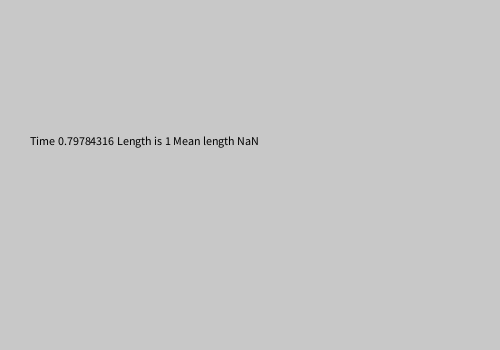
Frame 1 (no input)
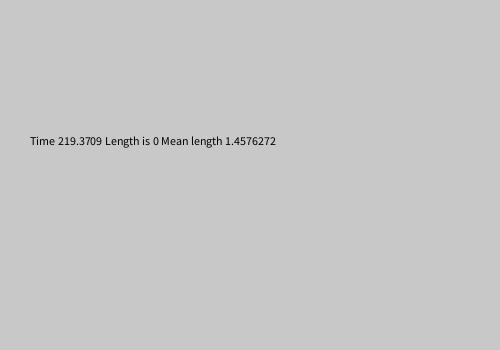
Frame 60 (the mouse pressed at the canvas centre just before this capture)
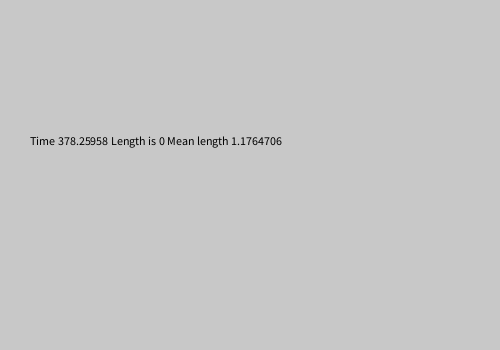
Frame 120 (the mouse held since frame 60 and released just before this capture)

The Processing sketch that drew these frames (run headless with seeded random() and noise(); from frame 60 on, the mouse is pressed at the canvas centre):

// Processing sketch: sketch088
// ── sketch088.pde
float queue[] = new float[200], end=2.0e3;
float miaTime=16.0, msTime=8.0,arrival,departure;
int Nqueue=0, nq;
float qsum=0.0, time=0.0;
void setup ()
{
  size (500, 350);
  fill(0);
  arrival=-miaTime*log(random(1));
  departure = end*2;
}
void draw ()
{
  if (time>end) return;
  background(200);
  if (arrival<departure)
  { // An arrival
    into(time + -msTime*log(random(1)));
    arrival = time + -miaTime*log(random(1));
    if (departure>end) departure = queue[Nqueue-1];
    time = arrival;
  } else if (departure<end)
  { // A departure
    out();
    time = departure;
    if (Nqueue>0) departure = queue[Nqueue-1];
    else departure = end*2;
  }
  fill (0); text ("Time "+time+" Length is "+Nqueue+" Mean length "+(qsum/nq),30,145);
  nq += 1; qsum += Nqueue;
}

void into(float t)
{
  queue[Nqueue] = t;
  Nqueue = Nqueue + 1;
}

void out ()
{
  if (Nqueue <= 0) return;
  for (int i=0; i<Nqueue-1; i++) queue[i] = queue[i+1];
  Nqueue = Nqueue - 1;
}
